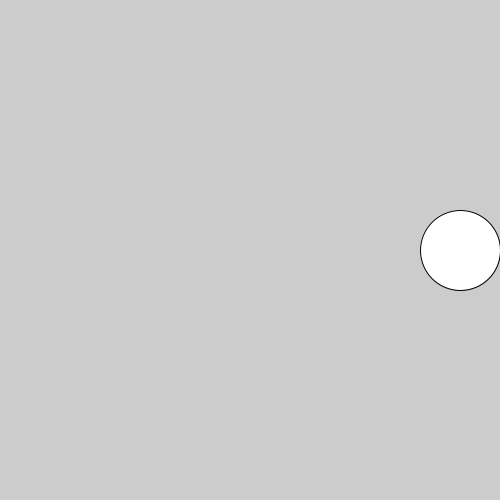
Frame 1 (no input)
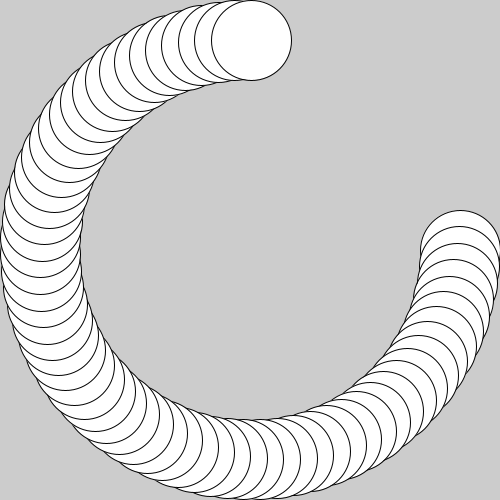
Frame 60 (the mouse pressed at the canvas centre just before this capture)
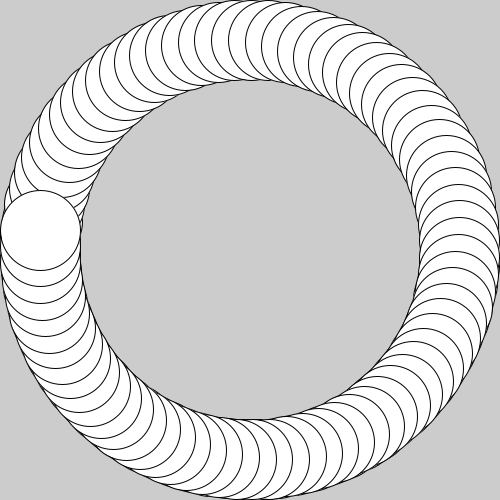
Frame 120 (the mouse held since frame 60 and released just before this capture)

The Processing sketch that drew these frames (run headless with seeded random() and noise(); from frame 60 on, the mouse is pressed at the canvas centre):

// Processing sketch: code_07_24
// ── code_07_24.pde
  float angle = 0.0;
  float offset = 250;
  float scalar = 210;
  float speed = 0.08;
  void setup() {
     size(500, 500);
     smooth();
  }
  
  void draw() {
     float x = offset + cos(angle) * scalar;
     float y = offset + sin(angle) * scalar;
     ellipse( x, y, 80, 80);
     angle += speed;
  }
